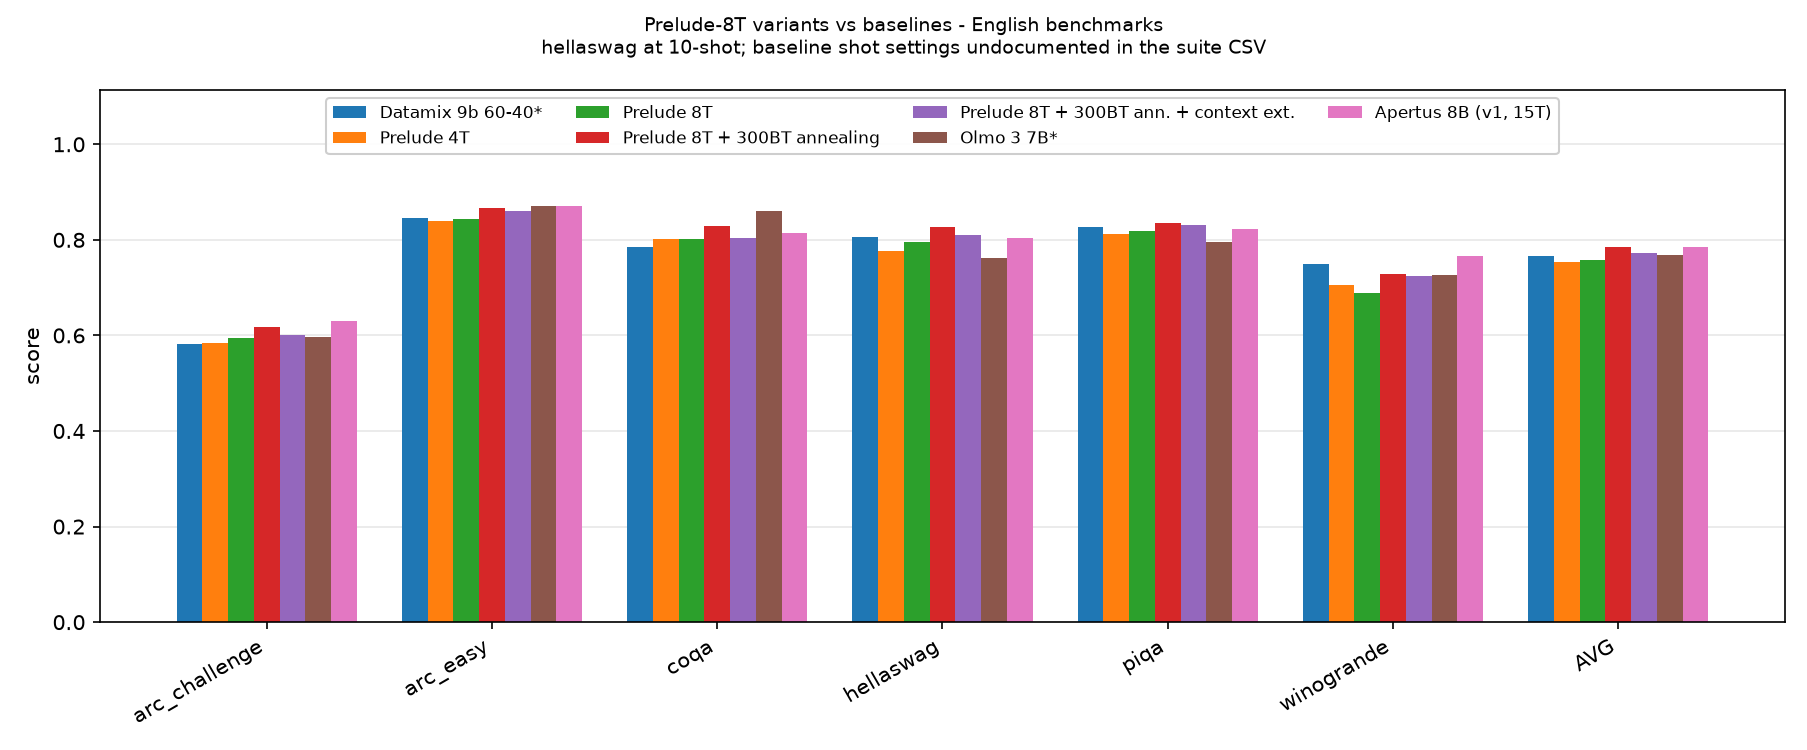

Generate this figure with Python:
# /// script
# requires-python = ">=3.12"
# dependencies = [
#   "pandas",
#   "matplotlib",
# ]
# ///
"""English-benchmark counterpart to plot_table.py.

The prelude-8T variants come from the LUMI sweep (prelude-8T*.csv are
multilingual only, so English scores are read from the collected eval CSV).
Baselines come from compare_prelude_ellamind_suite.csv, which is a wide
one-row-per-model table.

Only benchmarks present on BOTH sides are shown.

Usage: uv run plot_table_english.py [-o out.png] [--no-baselines]
"""
import argparse
import os

import matplotlib.pyplot as plt
import pandas as pd

DATA = os.path.join(os.path.dirname(os.path.abspath(__file__)), "data")

# English baselines (wide, one row per model) and the collected scores for the
# three Prelude checkpoints. See README.md for how both are produced.
SUITE_CSV = os.path.join(DATA, "compare_prelude_ellamind_suite.csv")
EVAL_CSV = os.path.join(DATA, "eval_results.csv")

# LUMI sweep model_name -> label, in training-progression order.
NEW_MODELS = [
    ("/scratch/project_465002530/davisali/models/prelude-iter_0953312",
     "Prelude 8T"),
    ("/scratch/project_465002530/davisali/models/prelude-anneal300b_iter_0989075",
     "Prelude 8T + 300BT annealing"),
    ("birgermoell/oellm-9b-256k-theta64m-prelude-anneal300b",
     "Prelude 8T + 300BT ann. + context ext."),
]

# suite `method` -> label. Checkpoints chosen to match plot_table.py where the
# same model exists there.
BASELINES = [
    ("prelude_iter_0480000", "Prelude 4T"),
    ("oellm_datamix_9b_60_40@step900000", "Datamix 9b 60-40*"),
    ("olmo_3_1025_7b@step1473419", "Olmo 3 7B*"),
    ("apertus_8b@step2627139", "Apertus 8B (v1, 15T)"),
]

# hellaswag is run at both 0- and 10-shot in the sweep; the suite does not
# record its shot setting, so pick one explicitly.
HELLASWAG_NSHOT = 10

# The suite's lambada_openai column is broken for non-prelude models:
# llama3_1_8b scores 0.479 and llama3_1_70b 0.503 where the standard lm-eval
# value is ~0.75, while the prelude rows (~0.70) look right. Comparing across
# sources would unfairly penalise every baseline.
EXCLUDE_BENCHMARKS = {"lambada_openai"}


ROW_ORDER = [
    "Datamix 9b 60-40*",
    "Prelude 4T",
    "Prelude 8T",
    "Prelude 8T + 300BT annealing",
    "Prelude 8T + 300BT ann. + context ext.",
    "Olmo 3 7B*",
    "Apertus 8B (v1, 15T)",
]


def load():
    suite = pd.read_csv(SUITE_CSV).set_index("method")
    suite = suite.drop(columns=["average"], errors="ignore")

    ev = pd.read_csv(EVAL_CSV)
    suite = suite.drop(columns=list(EXCLUDE_BENCHMARKS), errors="ignore")
    ev = ev[ev.task.isin(suite.columns)]
    ev = ev[~((ev.task == "hellaswag") & (ev.n_shot != HELLASWAG_NSHOT))]

    rows = {}
    for model, label in NEW_MODELS:
        s = ev[ev.model_name == model].set_index("task")["performance"]
        rows[label] = s

    for method, label in BASELINES:
        if method not in suite.index:
            raise SystemExit(f"{method} not in {SUITE_CSV}")
        rows[label] = suite.loc[method]

    df = pd.DataFrame(rows).T
    df = df.reindex([l for l in ROW_ORDER if l in df.index])
    # keep only benchmarks every model has
    return df.dropna(axis=1, how="any")


def main():
    ap = argparse.ArgumentParser()
    ap.add_argument("-o", "--out", default="plot_table_english.png")
    ap.add_argument("--no-baselines", action="store_true")
    args = ap.parse_args()

    df = load()
    if args.no_baselines:
        df = df.loc[[l for _, l in NEW_MODELS]]
    df["AVG"] = df.mean(axis=1)

    fig, ax = plt.subplots(figsize=(1.15 * len(df.columns) + 4.0, 5.0))
    cmap = plt.get_cmap("tab10")
    labels = list(df.index)
    width = 0.8 / len(labels)

    for i, label in enumerate(labels):
        xs = [j + i * width - 0.4 + width / 2 for j in range(len(df.columns))]
        ax.bar(xs, df.loc[label], width=width, label=label, color=cmap(i))

    ax.set_xticks(range(len(df.columns)))
    ax.set_xticklabels(df.columns, rotation=30, ha="right")
    ax.set_ylabel("score")
    ax.set_ylim(0, df.to_numpy().max() * 1.28)
    ax.grid(axis="y", alpha=0.3)
    ax.set_axisbelow(True)
    ax.legend(fontsize=8, ncol=4, loc="upper center", framealpha=0.95)
    fig.suptitle("Prelude-8T variants vs baselines - English benchmarks\n"
                 f"hellaswag at {HELLASWAG_NSHOT}-shot; baseline shot settings "
                 "undocumented in the suite CSV", fontsize=9)
    fig.tight_layout()
    fig.savefig(args.out, dpi=150)
    print(f"wrote {args.out}")
    print(df.round(4).to_string())


if __name__ == "__main__":
    main()
